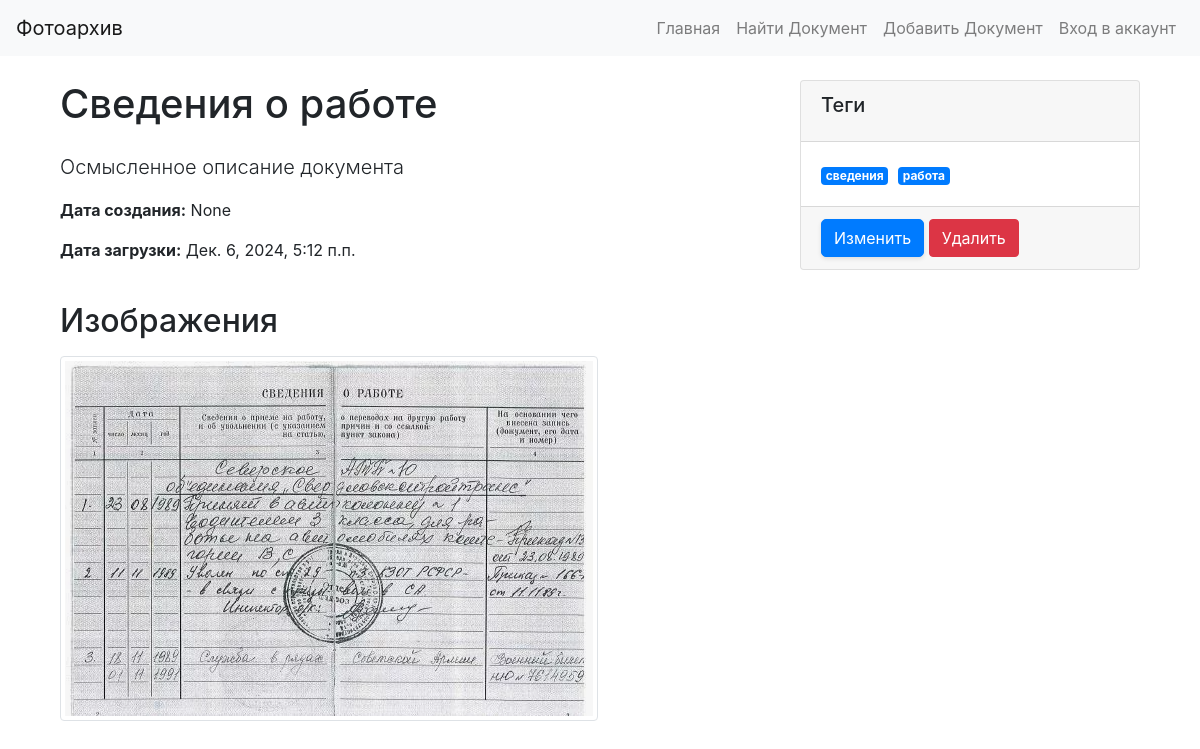
The app's page /document/1 with its own data.
### documents/models.py (models this page shows, shortened)
class BaseModel(models.Model):
    name = models.CharField(max_length=100, verbose_name='Название')
    created_at = models.DateTimeField(default=timezone.now, verbose_name='Дата создания')
    class Meta:
        abstract = True

class Document(BaseModel):
    description = models.TextField(verbose_name='Описание')
    tags = models.ManyToManyField(Tag, related_name='documents', blank=True, verbose_name='Теги')
    uploaded_at = models.DateTimeField(default=timezone.now, verbose_name='Дата загрузки')
    class Meta:
        verbose_name = 'Документ'
        verbose_name_plural = 'Документы'

class Tag(BaseModel):
    class Meta:
        verbose_name = 'Тег'
        verbose_name_plural = 'Теги'

class Image(models.Model):
    document = models.ForeignKey(Document, related_name='images', on_delete=models.CASCADE, verbose_name='Документ')
    image = models.ImageField(upload_to='images/', verbose_name='Изображение')
    class Meta:
        verbose_name = 'Изображение'
        verbose_name_plural = 'Изображения'

### documents/views.py (the view)
# urls.py: path('<int:pk>', DocumentDetailView.as_view(), name='document_detail'),
class DocumentDetailView(DetailView):
    model = Document
    template_name = 'photoArchive/document_detail.html'
    context_object_name = 'document'
    def get_context_data(self, **kwargs):
        context = super().get_context_data(**kwargs)
        context['images'] = Image.objects.filter(document=self.object)
        return context

### templates/photoArchive/document_detail.html (shortened to what this page needs)
{% extends "base.html" %}
{% block content %}
<div class="container mt-4">
    <div class="row">
        <div class="col-md-8">
            <h1 class="mb-4">{{ document.name }}</h1>
            <p class="lead">{{ document.description }}</p>
            <p><strong>Дата создания:</strong> {{ document.created_at }}</p>
            <p><strong>Дата загрузки:</strong> {{ document.uploaded_at }}</p>
        </div>
        <div class="col-md-4">
            <div class="card">
                <div class="card-header">
                    <h5 class="card-title">Теги</h5>
                </div>
                <div class="card-body">
                    {% if document.tags.all %}
                    {% for tag in document.tags.all %}
                    <span class="badge badge-primary">{{ tag.name }}</span>
                    {% endfor %}
                    {% else %}
                    <p>Нет тегов</p>
                    {% endif %}
                </div>
                <div class="card-footer">
                    <a href="{% url 'document_update' document.id %}" class="btn btn-primary">Изменить</a>
                    <a href="{% url 'document_delete' document.id %}" class="btn btn-danger">Удалить</a>
                </div>
            </div>
        </div>
    </div>
    <div class="row mt-4">
        <div class="col-md-12">
            <h2 class="mb-3">Изображения</h2>
            {% for image in images %}
            <img src="{{ image.image.url }}" class="img-thumbnail img-fluid" alt="Image for {{ document.name }}"
                style="max-width: 900px;">
            {% endfor %}
        </div>
    </div>
</div>
{% endblock %}

### static/css/styles.css (style rules this page uses)
.btn-primary { border-radius: 5px; box-shadow: 0 2px 4px rgba(0, 0, 0, 0.1); }
.badge { margin-right: 5px; }

### records on screen
Document: name "Сведения о работе", description "Осмысленное описание документа", created_at "None", uploaded_at "Дек. 6, 2024, 5:12 п.п."
Tag: name "сведения"
Tag: name "работа"
Image: image (picture)
